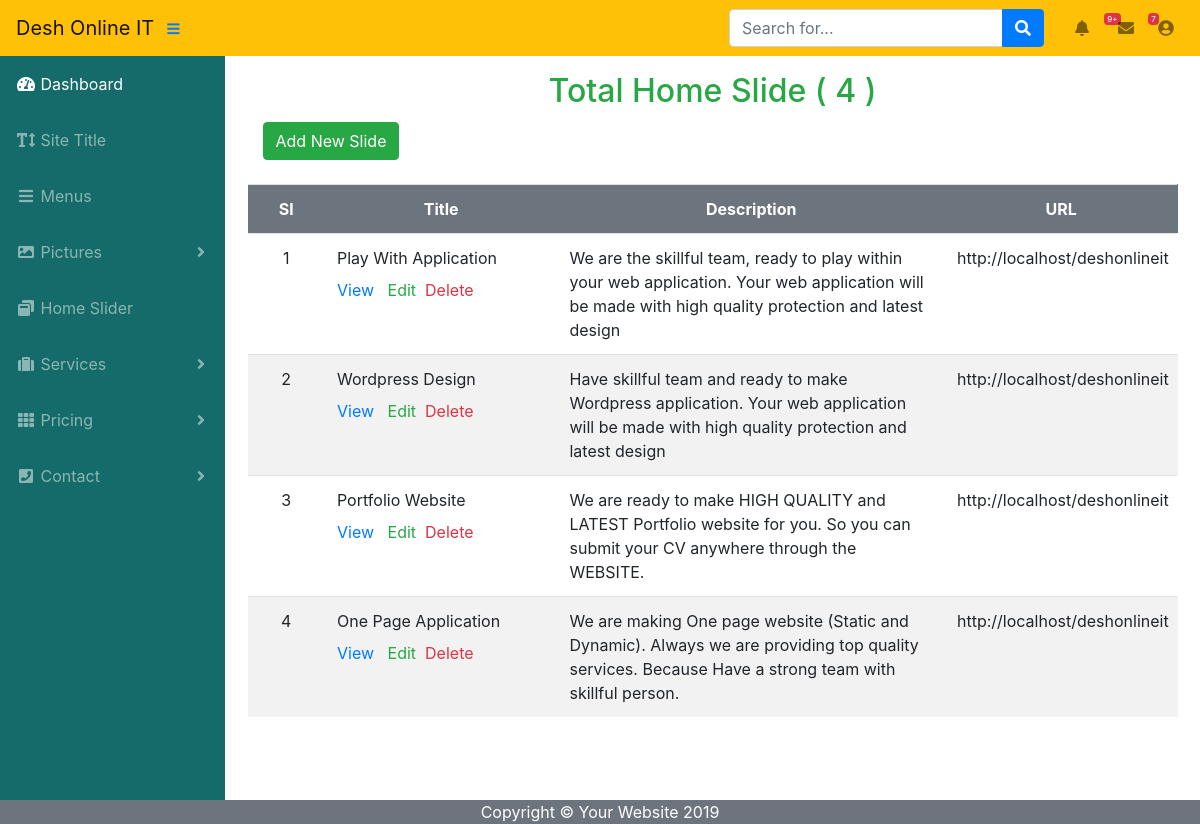
Screenshot of /back-end/home-slider.php (signed in) with the database file from the repository.
### tables this page shows
CREATE TABLE `home_slide` (
  `id` int(11) NOT NULL,
  `slide_title` varchar(200) NOT NULL,
  `slide_description` varchar(400) NOT NULL,
  `read_more` varchar(200) NOT NULL,
  `status` varchar(11) DEFAULT NULL
);

### back-end/home-slider.php (the view, shortened to what this page needs)
<?php
	include('header.php');
	include('sidebar.php');
	$query="select * from home_slide";
$result=$conn->query($query);
$All=mysqli_num_rows($result);
?>
<div id="view-slide">
	<h2 class="text-center text-success pt-3 py-1">Total Home Slide ( <?php echo $All; ?> )</h2>
	<div>
		<a class="btn btn-success text-weight-bold" href="add-slider.php">Add New Slide</a>
	</div>
<div class="text-center bg-white">
	<div class="py-3">
		<form action="" method="post">
			<table class="table table-striped">
				<tr class="row bg-secondary text-center align-middle text-white">
					<th class="col-1">Sl</th>
					<th class="col-3">Title</th>
					<th class="col-5">Description</th>
					<th class="col-3">URL</th>
				</tr>
				<?php
				$query="select * from home_slide";
				$result=$conn->query($query);
				$i='1';
				if(mysqli_num_rows($result)>0){
					while($col=mysqli_fetch_array($result)){
						?>
						<tr class="row">
							<td class="col-1 align-middle"><?php echo $i; ?></td>
							<td class="col-3 text-left align-middle"><?php echo $col['slide_title']; ?>
							<div class="pt-2">
								<a class="text-primary" href="view-ad.php?adid=<?php echo $col['id']; ?>" target="_blank">View </a>&nbsp;
								<a class='text-success' href="delete-ad.php?adid=<?php echo $col['id']; ?>" target="_blank">Edit</a>&nbsp;
								<a class="text-danger" href="delete-ad.php?adid=<?php echo $col['id']; ?>" target="_blank">Delete</a>
							</div>
						</td>
						<td class="col-5 align-middle text-left"><?php echo $col['slide_description']; ?></td>
						<td class="col-3 align-middle text-left"><?php echo $col['read_more']; ?></td>
					</tr>
				<?php
				$i++;
			}
		}
		?>
	</table>
</form>
</div>
</div>
</div>
<?php
	include('footer.php');
 ?>

### back-end/css/all-page.css (style rules this page uses)
#view-slide { width: 75%; margin: 0 auto; }

### rows the page displays
home_slide: slide_title "Play With Application", slide_description "We are the skillful team, ready to play within your web application. Your web application will be made with high quality protection and latest design", read_more "http://localhost/deshonlineit"
home_slide: slide_title "Wordpress Design", slide_description "Have skillful team and ready to make Wordpress application. Your web application will be made with high quality protection and latest design", read_more "http://localhost/deshonlineit"
home_slide: slide_title "Portfolio Website", slide_description "We are ready to make HIGH QUALITY and LATEST Portfolio website for you. So you can submit your CV anywhere through the WEBSITE.", read_more "http://localhost/deshonlineit"
home_slide: slide_title "One Page Application", slide_description "We are making One page website (Static and Dynamic). Always we are providing top quality services. Because Have a strong team with skillful person.", read_more "http://localhost/deshonlineit"

### other values shown
$All "4"
